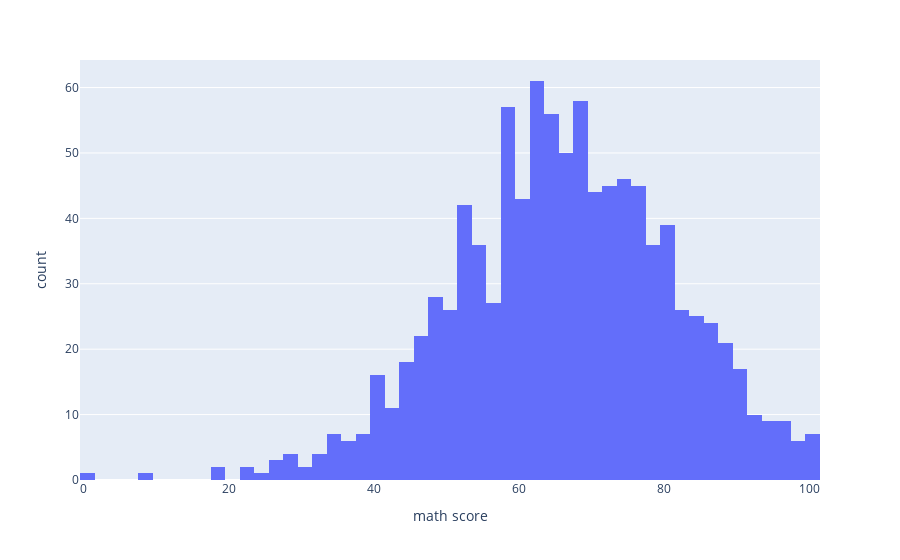

The cell this chart's notebook holds for it:
### Code cell
fig3

### Figure 1 — Plotly figure (JSON) as saved in the notebook; plotly's stock layout.template omitted (floating-point values rounded to 4 significant figures; data arrays with more than 128 entries replaced by an {"elided": "..."} marker saying what was removed)
{"data": [{"bingroup": "x", "hovertemplate": "math score=%{x}<br>count=%{y}<extra></extra>", "legendgroup": "", "marker": {"color": "#636efa", "pattern": {"shape": ""}}, "name": "", "orientation": "v", "showlegend": false, "type": "histogram", "x": {"elided": "1000 int values"}, "xaxis": "x", "yaxis": "y"}], "layout": {"barmode": "relative", "legend": {"tracegroupgap": 0}, "margin": {"t": 60}, "xaxis": {"anchor": "y", "domain": [0, 1], "title": {"text": "math score"}}, "yaxis": {"anchor": "x", "domain": [0, 1], "title": {"text": "count"}}}}
